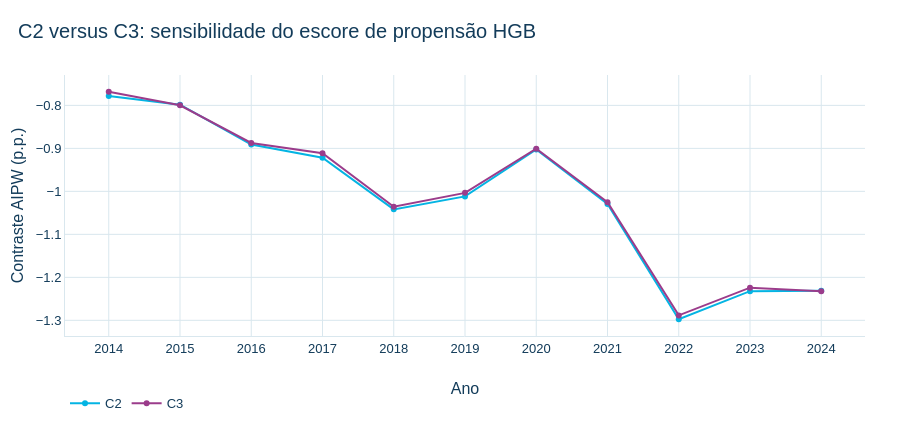

Here is the notebook cell this chart was saved with:
### Code cell
fig3=go.Figure()
for spec in ('C2','C3'):
    tab=aipw.loc[aipw.trimming.eq('sem_trimming') & aipw.especificacao.eq(spec) & aipw.estimativa_pp.notna()].sort_values('ano')
    fig3.add_trace(go.Scatter(x=tab.ano,y=tab.estimativa_pp,mode='lines+markers',name=spec,line=dict(color=cores[spec]),
        hovertemplate='Ano %{x}<br>%{y:.3f} p.p.<extra>'+spec+'</extra>'))
fig3.update_layout(xaxis_title='Ano',yaxis_title='Contraste AIPW (p.p.)',height=430)
fig3.update_xaxes(dtick=1)
aplicar_tema_ipt(fig3,'C2 versus C3: sensibilidade do propensity HGB')
fig3.show()

### Figure 1 — Plotly figure (JSON) as saved in the notebook; plotly's stock layout.template omitted (floating-point values rounded to 4 significant figures)
{"data": [{"hovertemplate": "Ano %{x}<br>%{y:.3f} p.p.<extra>C2</extra>", "line": {"color": "#04B4E3"}, "mode": "lines+markers", "name": "C2", "type": "scatter", "x": [2014, 2015, 2016, 2017, 2018, 2019, 2020, 2021, 2022, 2023, 2024], "y": [-0.7784, -0.7984, -0.8909, -0.9218, -1.042, -1.012, -0.9025, -1.029, -1.297, -1.232, -1.231]}, {"hovertemplate": "Ano %{x}<br>%{y:.3f} p.p.<extra>C3</extra>", "line": {"color": "#9B3C8B"}, "mode": "lines+markers", "name": "C3", "type": "scatter", "x": [2014, 2015, 2016, 2017, 2018, 2019, 2020, 2021, 2022, 2023, 2024], "y": [-0.7684, -0.7997, -0.8875, -0.9114, -1.036, -1.003, -0.9007, -1.025, -1.288, -1.224, -1.232]}], "layout": {"height": 430, "title": {"text": "C2 versus C3: sensibilidade do escore de propensão HGB"}, "xaxis": {"dtick": 1, "title": {"text": "Ano"}}, "yaxis": {"title": {"text": "Contraste AIPW (p.p.)"}}}}
